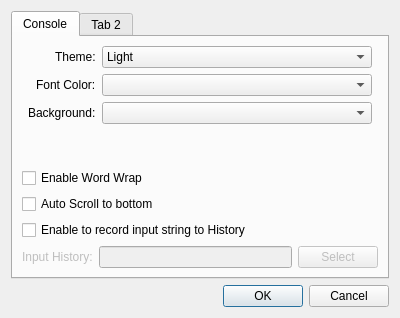
<?xml version="1.0" encoding="UTF-8"?>
<ui version="4.0">
 <class>optionDialog</class>
 <widget class="QDialog" name="optionDialog">
  <property name="geometry">
   <rect>
    <x>0</x>
    <y>0</y>
    <width>400</width>
    <height>318</height>
   </rect>
  </property>
  <property name="windowTitle">
   <string>Options</string>
  </property>
  <layout class="QVBoxLayout" name="verticalLayout">
   <item>
    <widget class="QTabWidget" name="tabWidget">
     <widget class="QWidget" name="tabTheme">
      <attribute name="title">
       <string>Console</string>
      </attribute>
      <layout class="QVBoxLayout" name="verticalLayout_2" stretch="0,0,0,0,0">
       <item>
        <layout class="QFormLayout" name="formLayout">
         <property name="labelAlignment">
          <set>Qt::AlignRight|Qt::AlignTrailing|Qt::AlignVCenter</set>
         </property>
         <property name="leftMargin">
          <number>6</number>
         </property>
         <property name="rightMargin">
          <number>6</number>
         </property>
         <item row="1" column="0">
          <widget class="QLabel" name="labelFont">
           <property name="text">
            <string>Font Color:</string>
           </property>
          </widget>
         </item>
         <item row="1" column="1">
          <widget class="QComboBox" name="cbFontColor"/>
         </item>
         <item row="2" column="0">
          <widget class="QLabel" name="labelBackground">
           <property name="text">
            <string>Background:</string>
           </property>
          </widget>
         </item>
         <item row="2" column="1">
          <widget class="QComboBox" name="cbBgColor"/>
         </item>
         <item row="0" column="0">
          <widget class="QLabel" name="labelTheme">
           <property name="text">
            <string>Theme:</string>
           </property>
          </widget>
         </item>
         <item row="0" column="1">
          <widget class="QComboBox" name="cbTheme">
           <item>
            <property name="text">
             <string>Light</string>
            </property>
           </item>
           <item>
            <property name="text">
             <string>Dark</string>
            </property>
           </item>
           <item>
            <property name="text">
             <string>Custom</string>
            </property>
           </item>
          </widget>
         </item>
        </layout>
       </item>
       <item>
        <widget class="QCheckBox" name="cbWordWrap">
         <property name="text">
          <string>Enable Word Wrap</string>
         </property>
        </widget>
       </item>
       <item>
        <widget class="QCheckBox" name="cbAutoScroll">
         <property name="text">
          <string>Auto Scroll to bottom</string>
         </property>
        </widget>
       </item>
       <item>
        <widget class="QCheckBox" name="cbInputHistory">
         <property name="text">
          <string>Enable to record input string to History</string>
         </property>
        </widget>
       </item>
       <item>
        <layout class="QHBoxLayout" name="horizontalLayout">
         <item>
          <widget class="QLabel" name="labelInputHistory">
           <property name="enabled">
            <bool>false</bool>
           </property>
           <property name="text">
            <string>Input History:</string>
           </property>
          </widget>
         </item>
         <item>
          <widget class="QLineEdit" name="editInputHistory">
           <property name="enabled">
            <bool>false</bool>
           </property>
          </widget>
         </item>
         <item>
          <widget class="QPushButton" name="pbSelectHistory">
           <property name="enabled">
            <bool>false</bool>
           </property>
           <property name="text">
            <string>Select</string>
           </property>
          </widget>
         </item>
        </layout>
       </item>
      </layout>
     </widget>
     <widget class="QWidget" name="tab_2">
      <attribute name="title">
       <string>Tab 2</string>
      </attribute>
     </widget>
    </widget>
   </item>
   <item>
    <widget class="QDialogButtonBox" name="buttonBox">
     <property name="orientation">
      <enum>Qt::Horizontal</enum>
     </property>
     <property name="standardButtons">
      <set>QDialogButtonBox::Cancel|QDialogButtonBox::Ok</set>
     </property>
    </widget>
   </item>
  </layout>
 </widget>
 <resources/>
 <connections>
  <connection>
   <sender>buttonBox</sender>
   <signal>accepted()</signal>
   <receiver>optionDialog</receiver>
   <slot>accept()</slot>
   <hints>
    <hint type="sourcelabel">
     <x>248</x>
     <y>254</y>
    </hint>
    <hint type="destinationlabel">
     <x>157</x>
     <y>274</y>
    </hint>
   </hints>
  </connection>
  <connection>
   <sender>buttonBox</sender>
   <signal>rejected()</signal>
   <receiver>optionDialog</receiver>
   <slot>reject()</slot>
   <hints>
    <hint type="sourcelabel">
     <x>316</x>
     <y>260</y>
    </hint>
    <hint type="destinationlabel">
     <x>286</x>
     <y>274</y>
    </hint>
   </hints>
  </connection>
 </connections>
</ui>
